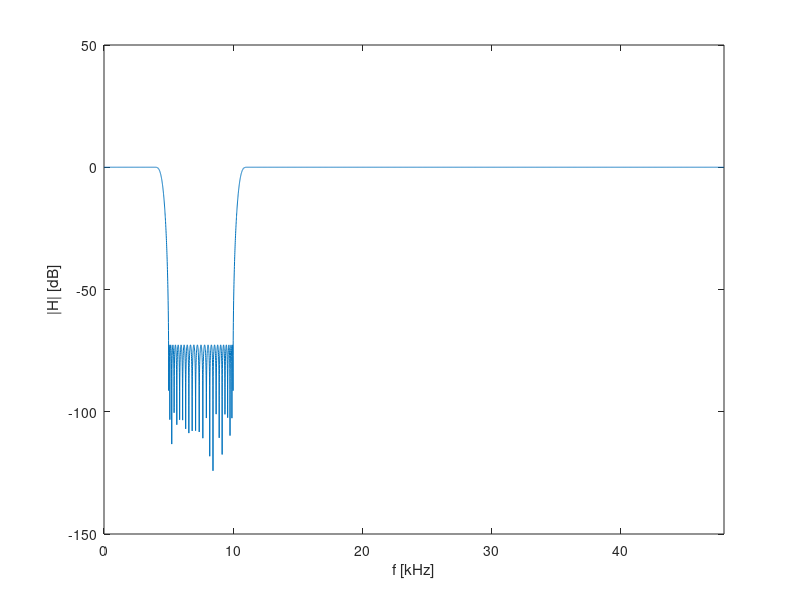

The MATLAB source for this figure:
clear all;
clc;

fs=96000;
N=401;
f=[0  4000  5000  10000  11000  fs/2];
a=[1    1     0     0      1      1 ];

h=firpm(N-1,f/(fs/2),a);
[H,w]=freqz(h,1,8192);
plot(w/pi*fs/2000,20*log10(abs(H)));
xlim([0 fs/2000]);
xlabel('f [kHz]');
ylabel('|H| [dB]');
f=fopen('coeffs.dat','w');
fprintf(f,'%d,\n',int32(h*(2^31-1)));
fclose(f);
